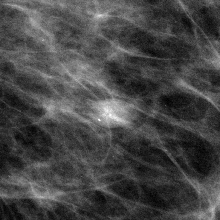
%> input picture Procesamiento de señales/Ultima guia/MACHINE LEARNING/Last Guide/machine learnig/masas roiA_1264_1.RIGHT_MLO_1024x1024.png, 220 x 220 px, shrunk from 1024 x 1024 before the run
$ octave LBPIm.m   (GNU Octave 9; MATLAB toolbox functions it lacks are replaced by stand-ins)
%> lines starting %> are read from the running program, lines starting %| are printed output that depends on the picture
close all
clear all
clc
I=imread ('masas roiA_1264_1.RIGHT_MLO_1024x1024.png');
%> I is the input picture: size 220x220 uint16; min 25185, max 45389, mean 30780.6

% Si la imagen va a color, convertir en escala de grises
if size(I, 3) == 3
    I = rgb2gray(I);
end

% Crear histograma de la imagen
[pixelCount grayLevels] = imhist(I);
%> pixelCount = 256 values, max 2097 at index 118, min 0 at index 1, mean 189.1; grayLevels = 256 values from 0 to 65535

% Tama駉 de la imagen
[rows columns] = size(I);
%> rows = 220; columns = 220


LBP = zeros(size(I));
for row = 2 : rows - 1
    for col = 2 : columns - 1

        centerPixel = I(row, col);

        pixel7=I(row-1, col-1) > centerPixel;
        pixel6=I(row-1, col) > centerPixel;
        pixel5=I(row-1, col+1) > centerPixel;
        pixel4=I(row, col+1) > centerPixel;
        pixel3=I(row+1, col+1) > centerPixel;
        pixel2=I(row+1, col) > centerPixel;
        pixel1=I(row+1, col-1) > centerPixel;
        pixel0=I(row, col-1) > centerPixel;

        LBP(row, col) = (pixel7 * 2^7 + pixel6 * 2^6 + ...
                         pixel5 * 2^5 + pixel4 * 2^4 + ...
                         pixel3 * 2^3 + pixel2 * 2^2 + ...
                         pixel1 * 2 + pixel0);
    end
end
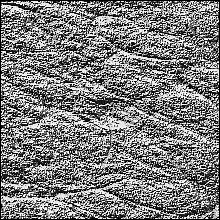
%> LBP: size 220x220 double; min 0, max 255, mean 124.7
 LBP=uint8(LBP);
%> LBP: size 220x220 uint8
 figure,imshow(LBP)
 figure,imshow(I)
